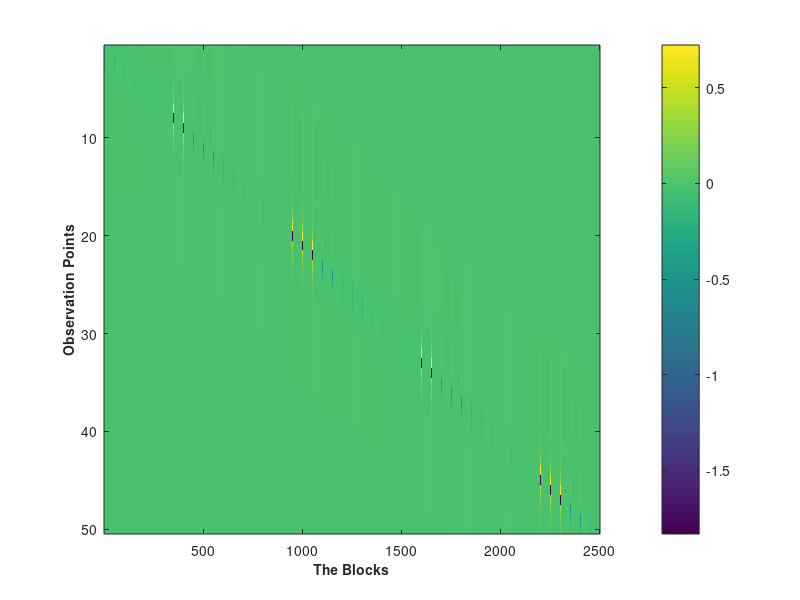

Source code (MATLAB): (Note: this script raises an error after producing the figure.)
%Compact 2D magnetic vertical componet modelling (case : fluxgate magnetometer)
%Mohammad Rheza Zamani
%Reference : Stocco, Stefano & Godio, A. & Sambuelli, Luigi. (2009). Modelling and compact inversion of magnetic data: A Matlab code. Computers & Geosciences. 35. 2111-2118. 10.1016/j.cageo.2009.04.002. 
clear all;
clc;
Fe = 40000; %Eartch magnetic field intensity (nT) (25,000 nT - 65,000 nT)
betha = 10; %strike angle of the prism relative to themagnetic north in degree
I =  30; % the earth's magnetic field inclination in degree
lengthx = 1000;
lengthz = 1000;
%Block dimenssion
dx = 20;
dz = 20;
%Block middle point 
dmx = dx/2;
dmz = dz/2;
%Number of vertical and horizontal block
nx = lengthx/dx;
nz = lengthz/dz;
%Total number of block
nb = nx*nz;
%Suscepbility contrast
V = zeros(nz,nx);
%V(24:25,1:12) = 0.9*10^-3;
%V(26:27,12:22) = 1*10^-3;
%V(28:29,22:32) = 0.7*10^-3;
%V(30:31,32:42) = 0.6*10^-3;
%V(32:33,42:50) = 0.5*10^-3;
V(1:12,24:25) = 1*10^-3;
V(12:22,26:27) = 0.8*10^-3;
%Make block model
for i = 1 : nx
    x(i) = dx*i - dmx;
end
xx = repmat(x,nz,1);
for j = 1 : nz
    z(j) = dz*j - dmz;
end
z1 = z';
zz = repmat(z1,1,nx);

%Kernel matrix
for i=1:nx
    for j = 1:nb
        r1 = sqrt((zz(j)-dz/2).^2 + (x(i)-xx(j)+dx/2).^2);
        r2 = sqrt((zz(j)+dz/2).^2 + (x(i)-xx(j)+dx/2).^2);
        r3 = sqrt((zz(j)-dz/2).^2 + (x(i)-xx(j)-dx/2).^2);
        r4 = sqrt((zz(j)+dz/2).^2 + (x(i)-xx(j)-dx/2).^2);
        theta1 = atan((x(i)-xx(j)+dx/2)/(zz(j)-dz/2));
        theta2 = atan((x(i)-xx(j)+dx/2)/(zz(j)+dz/2));
        theta3 = atan((x(i)-xx(j)-dx/2)/(zz(j)-dz/2));
        theta4 = atan((x(i)-xx(j)-dx/2)/(zz(j)+dz/2));    
        Kernell(i,j) = 2.*(((cosd(I))*(sind(betha))*log((r2*r3)/(r4*r1))-sind(I.*(theta1-theta2-theta3+theta4))));
    end 
end
%Calculated magnetic response
V_rs = reshape(V,nb,1);
anom_mag= Fe.*Kernell*V_rs;

%Plot kernel matrix
figure(1)
imagesc(Kernell)
set(gcf, 'Position', get(0, 'Screensize'));
ylabel('Observation Points','FontWeight','bold','FontSize',10)
xlabel('The Blocks','FontWeight','bold','FontSize',10)
cb = colorbar;
cb.Label.String = 'Value';
cb.Location = 'southoutside';
colormap(jet)

figure(2)
subplot(2,1,1)
plot(x,anom_mag,'*-b')
xlabel('Distance (m)','FontWeight','bold','FontSize',10)
ylabel('Magnetic Anomaly(nT)','FontWeight','bold','FontSize',10)
title('Geomagnetic Response','FontWeight','bold','FontSize',10)
grid on
subplot(2,1,2)
s = pcolor(x,z,V);
s.FaceColor = 'interp';
xlabel('Distance (m)','FontWeight','bold','FontSize',10)
ylabel('Depth(m)','FontWeight','bold','FontSize',10)
title('Subsurface Model','FontWeight','bold','FontSize',10)
cb = colorbar;
cb.Label.String = 'Contrast Susceptibility (SI) ';
cb.Location = 'southoutside';
set(gcf, 'Position', get(0, 'Screensize'));
set(gca,'Ydir','reverse')
colormap(jet)

data = [x' dBdz];
saveas(figure(1),'Kernell compact magnetic.png')
saveas(figure(2),'Model compact Magnetic.png')
writematrix(data,'Data forward compact magnetic.dat','Delimiter','tab')
